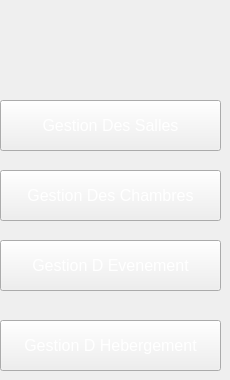
    <widget class="QWidget" name="page">
     <widget class="QPushButton" name="pushButton_22">
      <property name="geometry">
       <rect>
        <x>0</x>
        <y>240</y>
        <width>221</width>
        <height>51</height>
       </rect>
      </property>
      <property name="font">
       <font>
        <pointsize>12</pointsize>
       </font>
      </property>
      <property name="styleSheet">
       <string notr="true">color: rgb(255, 255, 255);</string>
      </property>
      <property name="text">
       <string>Gestion D Evenement</string>
      </property>
     </widget>
     <widget class="QPushButton" name="pushButton_20">
      <property name="geometry">
       <rect>
        <x>0</x>
        <y>320</y>
        <width>221</width>
        <height>51</height>
       </rect>
      </property>
      <property name="font">
       <font>
        <pointsize>12</pointsize>
       </font>
      </property>
      <property name="styleSheet">
       <string notr="true">color: rgb(255, 255, 255);</string>
      </property>
      <property name="text">
       <string>Gestion D Hebergement</string>
      </property>
     </widget>
     <widget class="QPushButton" name="pushButton_21">
      <property name="geometry">
       <rect>
        <x>0</x>
        <y>170</y>
        <width>221</width>
        <height>51</height>
       </rect>
      </property>
      <property name="font">
       <font>
        <pointsize>12</pointsize>
       </font>
      </property>
      <property name="styleSheet">
       <string notr="true">color: rgb(255, 255, 255);

</string>
      </property>
      <property name="text">
       <string>Gestion Des Chambres</string>
      </property>
     </widget>
     <widget class="QPushButton" name="pushButton_440">
      <property name="geometry">
       <rect>
        <x>0</x>
        <y>100</y>
        <width>221</width>
        <height>51</height>
       </rect>
      </property>
      <property name="font">
       <font>
        <pointsize>12</pointsize>
       </font>
      </property>
      <property name="styleSheet">
       <string notr="true">color: rgb(255, 255, 255);
</string>
      </property>
      <property name="text">
       <string>Gestion Des Salles</string>
      </property>
     </widget>
    </widget>
